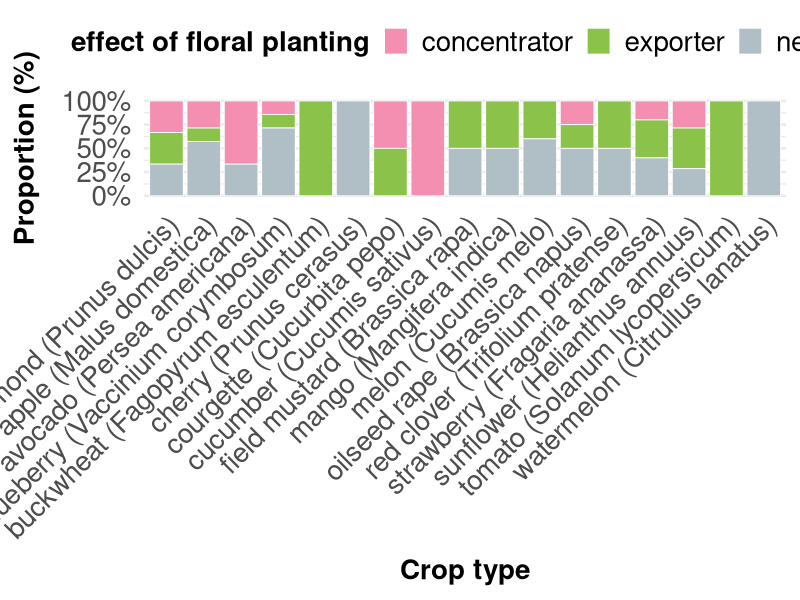

This chart was generated by the following R code: (Note: this script raises an error after producing the figure.)
################################################################################
#### Ecological Synthesis Lab (SintECO): https://marcomellolab.wordpress.com

#### Authors: Cristina A. Kita, Isabel Alves-dos-Santos, Michael Hrncir, 
#### & Marco A. R. Mello

#### See README for further info:
#### https://github.com/CKita/BeeFlow#readme
################################################################################


################################################################################
############################# CROP TYPES #######################################
################################################################################


#Let's get ready for running the code provided here. 

#Set the working directory to the source of this script file.   
setwd(dirname(rstudioapi::getActiveDocumentContext()$path))
getwd()

##Delete all previous objects.
rm(list= ls())

#Load or install the required packages
if(!require(ggplot2)){
  install.packages("ggplot2")
  library(ggplot2)
}

if(!require(dplyr)){
  install.packages("dplyr")
  library(dplyr)
}

if(!require(scales)){
  install.packages("scales")
  library(scales)
}

# First, let's import and check our data set.

df <- read.csv2("../Data/crops and effects.csv", header = TRUE)

# Check that the data loaded correctly
class(df)
str(df)
head(df)
tail(df)


# Convert both columns to factors
df$CropType <- as.factor(df$CropType)
df$EffectType <- as.factor(df$EffectType)

# Inspect the levels (categories)
levels(df$CropType)
levels(df$EffectType)


# Create the stacked bar plot (showing proportions)
g <- ggplot(df, aes(x = CropType, fill = EffectType)) +
  geom_bar(position = "fill", color = "white", linewidth = 0.3) +
  scale_y_continuous(labels = percent_format(accuracy = 1)) +
  scale_fill_manual(values = c(
    "exporter" = "#8BC34A",      
    "concentrator" = "#F48FB1",  
    "neutral" = "#B0BEC5"     
    )) +
  labs(
    x = "Crop type",
    y = "Proportion (%)",
    fill = "effect of floral planting"
  ) +
  theme_minimal(base_size = 20) +
  theme(
    panel.grid.major.x = element_blank(),
    axis.text.x = element_text(size = 20, angle = 45, hjust = 1),  
    axis.text.y = element_text(size = 20),                         
    axis.title.x = element_text(size = 20, 
                                face = "bold", margin = margin(t = 10)),  
    axis.title.y = element_text(size = 20, 
                                face = "bold", margin = margin(r = 15)),  
    legend.position = "top",
    legend.title = element_text(size = 20, face = "bold"),
    legend.text = element_text(size = 20)

  )

g

# Export the plot
png(filename = "../Figure/crops and effects.png", 
    res = 300, height = 3000, width = 5000)

par(mfrow = c(1, 1), mar = c(5, 5, 5, 1), bg = "white")

print(g)

dev.off()


############################## THE END #########################################
